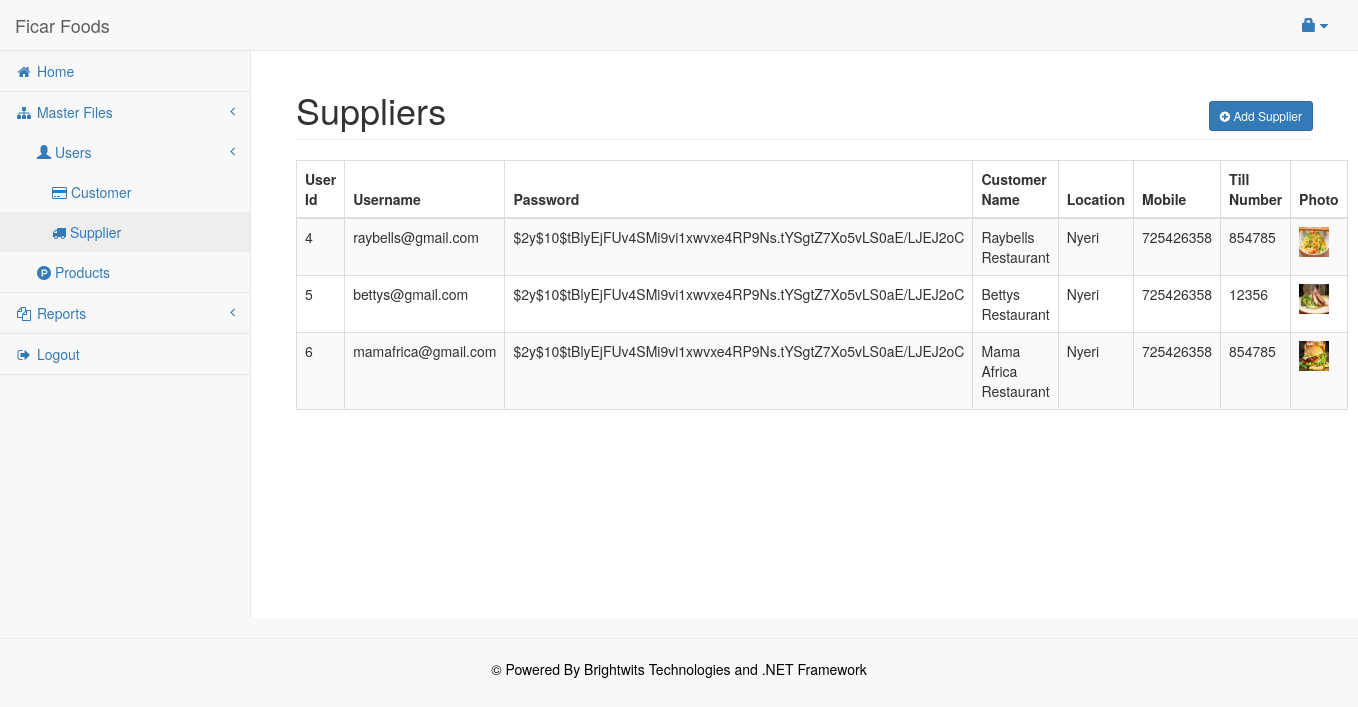
Page /Admin/suppliers.php on the committed database.
### tables this page shows
CREATE TABLE `users` (
  `id` int(11) NOT NULL,
  `username` varchar(100) DEFAULT NULL,
  `password` varchar(100) DEFAULT NULL,
  `Access_level` int(11) DEFAULT NULL,
  `Customer_name` varchar(100) DEFAULT NULL,
  `Location` varchar(100) DEFAULT NULL,
  `mobile` int(11) DEFAULT NULL,
  `TillNumber` int(11) DEFAULT NULL,
  `photo` varchar(100) DEFAULT NULL,
  `Description` varchar(100) DEFAULT NULL
);

### Admin/suppliers.php (the view, shortened to what this page needs)
<?php
    $myid=$_GET["hid"];
?>
<!DOCTYPE html>
<html>
<head>
    <link href="../vendor/bootstrap/css/bootstrap.min.css" rel="stylesheet" />
    <link href="../vendor/datatables-plugins/dataTables.bootstrap.css" rel="stylesheet" />
    <link href="../vendor/datatables-responsive/dataTables.responsive.css" rel="stylesheet" />
    <link href="../vendor/font-awesome/css/font-awesome.min.css" rel="stylesheet" />
    <link href="../vendor/metisMenu/metisMenu.min.css" rel="stylesheet" />
    <link href="../dist/css/sb-admin-2.css" rel="stylesheet" />
    <link href="../Content/fourGrid.css" rel="stylesheet" />
</head>
<body>
    <div id="wrapper">
        <nav class="navbar navbar-default navbar-fixed-top" role="navigation" style="margin-bottom: 0">
            <div class="navbar-header">
                <a class="navbar-brand" href="#">Ficar Foods</a>
            </div>
            <ul class="nav navbar-top-links navbar-right">
                <li class="dropdown">
                    <a class="dropdown-toggle" data-toggle="dropdown" href="#">
                        <span class="glyphicon glyphicon-lock"></span> <?php echo $myid; ?>  <i class="fa fa-caret-down"></i>
                    </a>
                </li>
            </ul>
            <div class="navbar-default sidebar" role="navigation">
                <div class="sidebar-nav navbar-collapse">
                    <ul class="nav" id="side-menu">
                        <li>
                            <a href="index.php"><i class="fa fa-home fa-fw"></i> Home</a>
                        </li>
                        <li>
                            <a href="#"><i class="fa fa-sitemap fa-fw"></i> Master Files<span class="fa arrow"></span></a>
                            <ul class="nav nav-second-level">
                                <li>
                                    <a href="#"><span class="glyphicon glyphicon-user"></span> Users <span class="fa arrow"></span></a>
                                    <ul class="nav nav-third-level">
                                        <li>
                                            <a href="customers.php"> <i class="fa fa-credit-card"></i> Customer</a>
                                        </li>
                                        <li>
                                            <a href="suppliers.php"> <i class="fa fa-truck"></i> Supplier</a>
                                        </li>
                                    </ul>
                                </li>
                                <li>
                                    <a href="allproducts.php"> <i class="fa fa-product-hunt"></i> Products</a>
                                </li>
                            </ul>
                        </li>
                        <li>
                            <a href="#"><i class="fa fa-copy fa-fw"></i> Reports<span class="fa arrow"></span></a>
                        </li>
                        <li><a href="#logout" data-toggle="modal"><i class="fa fa-sign-out fa-fw"></i> Logout</a></li>
                    </ul>
                </div>
            </div>
        </nav>
    </div>
    <div>
<div style="height:50px;"></div>
<div id="page-wrapper">
    <div class="container-fluid">
        <div class="row">
            <div class="col-lg-12">
                <h1 class="page-header">
                    Suppliers
                    <span class="pull-right">
                        <button class="btn btn-primary btn-sm" data-toggle="modal" data-target="#addsupplier"><i class="fa fa-plus-circle"></i> Add Supplier</button>
                    </span>
                </h1>
            </div>
        </div>
        <div class="row">
            <div class="col-lg-12">
                <table width="100%" class="table table-striped table-bordered table-hover" id="supTable">
                    <thead>
                        <tr>
                            <th>User Id</th>
                            <th>Username</th>
                            <th>Password</th>
                            <th>Customer Name</th>
                            <th>Location</th>
                            <th>Mobile</th>
                            <th>Till Number</th>
                            <th>Photo</th>
                        </tr>
                    </thead>
                    <tbody>
                    <?php
                $conn = mysqli_connect('localhost','root','','shopping') or die(mysql_error());
                $query = "SELECT * FROM users WHERE Access_level = '2' ";
                $result = mysqli_query($conn, $query);
                if (mysqli_num_rows($result) > 0)
                {
                    while ($row = mysqli_fetch_array($result))
                    {
                      ?>
                            <tr>
                            <td> <?php echo $row["id"]; ?> </td>
                            <td> <?php echo $row["username"]; ?> </td>
                            <td> <?php echo $row["password"]; ?> </td>
                            <td> <?php echo $row["Customer_name"]; ?> </td>
                            <td> <?php echo $row["Location"]; ?> </td>
                            <td> <?php echo $row["mobile"]; ?> </td>
                            <td> <?php echo $row["TillNumber"]; ?> </td>
                            <td> <img src="<?php echo $row["photo"]; ?>" width="30" height="30"> </td>
                            </tr>
                            <?php
        }
    }
    ?>
                    </tbody>
                </table>
            </div>
        </div>
    </div>
</div>
        <hr />
        <footer>
            <center> <p style="color: black;">&copy; Powered By Brightwits Technologies and .NET Framework</p></center>
        </footer>
    </div>
</body>
</html>

### rows in the picture
users: id "4", username "raybells@gmail.com", password "$2y$10$tBlyEjFUv4SMi9vi1xwvxe4RP9Ns.tYSgtZ7Xo5vLS0aE/LJEJ2oC", Customer_name "Raybells Restaurant", Location "Nyeri", mobile "725426358", TillNumber "854785", photo (picture)
users: id "5", username "bettys@gmail.com", password "$2y$10$tBlyEjFUv4SMi9vi1xwvxe4RP9Ns.tYSgtZ7Xo5vLS0aE/LJEJ2oC", Customer_name "Bettys Restaurant", Location "Nyeri", mobile "725426358", TillNumber "12356", photo (picture)
users: id "6", username "mamafrica@gmail.com", password "$2y$10$tBlyEjFUv4SMi9vi1xwvxe4RP9Ns.tYSgtZ7Xo5vLS0aE/LJEJ2oC", Customer_name "Mama Africa Restaurant", Location "Nyeri", mobile "725426358", TillNumber "854785", photo (picture)
